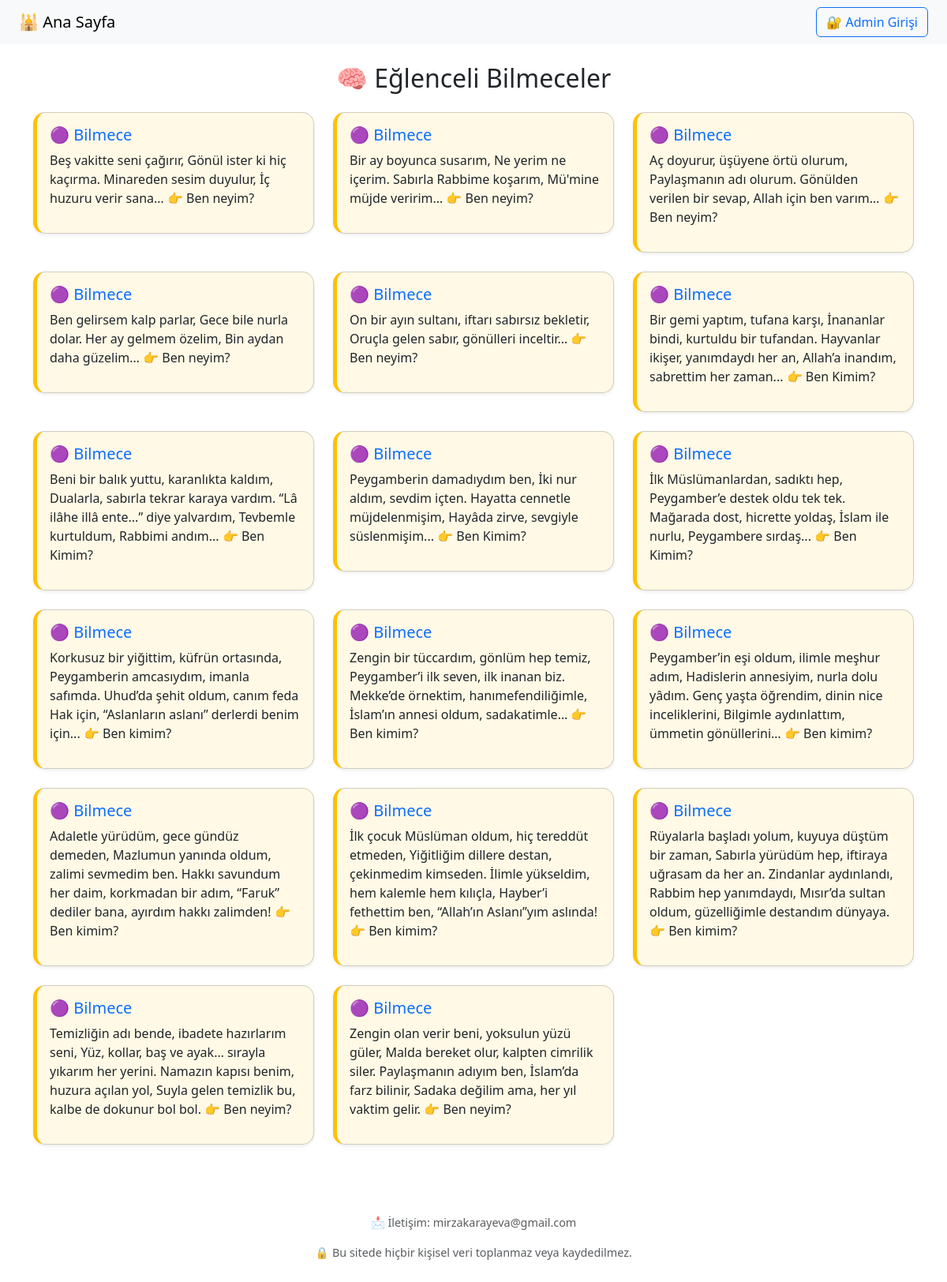
The page /bilmeceler on the database its author committed.
### app/models.py (models this page shows)
class Bilmeceler(db.Model):
    id = db.Column(db.Integer, primary_key=True)
    soru = db.Column(db.String(255), nullable=False)
    cevap = db.Column(db.String(255), nullable=False)
    kategori = db.Column(db.String(100))  # örn: 'Hayvanlar', 'Ramazan', 'Eğlenceli'

### app/routes.py (the view)
@main.route("/bilmeceler")
def bilmeceler():
    kategori = request.args.get("kategori")
    if kategori:
        bilmeceler = Bilmeceler.query.filter_by(kategori=kategori).all()
    else:
        bilmeceler = Bilmeceler.query.all()
    return render_template("bilmeceler.html", bilmeceler=bilmeceler, secili_kategori=kategori)

### app/templates/bilmeceler.html (shortened to what this page needs)
{% extends 'base.html' %}
{% block content %}
<h2 class="mb-4 text-center">🧠 Eğlenceli Bilmeceler</h2>
<div class="row">
    {% for bilmece in bilmeceler %}
    <div class="col-md-6 col-lg-4 mb-4">
        <div class="card bilmeceler-card shadow-sm" onclick="toggleCevap(this)">
            <div class="card-body">
                <h5 class="card-title text-primary">🟣 Bilmece</h5>
                <p class="card-text bilmece-soru">{{ bilmece.soru }}</p>
            </div>
        </div>
    </div>
    {% endfor %}
</div>
{% endblock %}

### app/templates/base.html (shortened to what this page needs)
<!DOCTYPE html>
<html lang="tr">
<head>
    <link href="https://cdn.jsdelivr.net/npm/bootstrap@5.3.0/dist/css/bootstrap.min.css" rel="stylesheet">
</head>
<body>
<nav class="navbar navbar-expand-lg navbar-light bg-light px-4">
    <a class="navbar-brand" href="/">🕌 Ana Sayfa</a>
    <div class="ms-auto">
        <a href="{{ url_for('admin.admin_login') }}" class="btn btn-outline-primary">🔐 Admin Girişi</a>
    </div>
</nav>
<div class="container mt-4">
    {% block content %}{% endblock %}
</div>
<footer class="text-center text-muted mt-5 py-3" style="font-size: 0.9rem;">
    <p>📩 İletişim: mirzakarayeva@gmail.com</a></p>
    <p>🔒 Bu sitede hiçbir kişisel veri toplanmaz veya kaydedilmez.</p>
</footer>
</body>
</html>

### app/templates/bilmeceler.html (style rules this page uses)
.bilmeceler-card { cursor: pointer; border-left: 5px solid #ffc107; background: #fff9e6; transition: all 0.3s ease; border-radius: 15px; }

### rows shown on the page
Bilmeceler: soru "Beş vakitte seni çağırır, Gönül ister ki hiç kaçırma. Minareden sesim duyulur, İç huzuru verir sana… 👉 Ben neyim?"
Bilmeceler: soru "Bir ay boyunca susarım, Ne yerim ne içerim. Sabırla Rabbime koşarım, Mü'mine müjde veririm… 👉 Ben neyim?"
Bilmeceler: soru "Aç doyurur, üşüyene örtü olurum, Paylaşmanın adı olurum. Gönülden verilen bir sevap, Allah için ben varım… 👉 Ben neyim?"
Bilmeceler: soru "Ben gelirsem kalp parlar, Gece bile nurla dolar. Her ay gelmem özelim, Bin aydan daha güzelim… 👉 Ben neyim?"
Bilmeceler: soru "On bir ayın sultanı, iftarı sabırsız bekletir, Oruçla gelen sabır, gönülleri inceltir... 👉 Ben neyim?"
Bilmeceler: soru "Bir gemi yaptım, tufana karşı, İnananlar bindi, kurtuldu bir tufandan. Hayvanlar ikişer, yanımdaydı her an, Allah’a inandım, sabrettim her zaman... 👉 Ben Kimim?"
Bilmeceler: soru "Beni bir balık yuttu, karanlıkta kaldım, Dualarla, sabırla tekrar karaya vardım. “Lâ ilâhe illâ ente...” diye yalvardım, Tevbemle kurtuldum, Rabbimi andım... 👉 Ben Kimim?"
Bilmeceler: soru "Peygamberin damadıydım ben, İki nur aldım, sevdim içten. Hayatta cennetle müjdelenmişim, Hayâda zirve, sevgiyle süslenmişim... 👉 Ben Kimim?"
Bilmeceler: soru "İlk Müslümanlardan, sadıktı hep, Peygamber’e destek oldu tek tek. Mağarada dost, hicrette yoldaş, İslam ile nurlu, Peygambere sırdaş... 👉 Ben Kimim?"
Bilmeceler: soru "Korkusuz bir yiğittim, küfrün ortasında, Peygamberin amcasıydım, imanla safımda. Uhud’da şehit oldum, canım feda Hak için, “Aslanların aslanı” derlerdi benim için... 👉 Ben kimim?"
Bilmeceler: soru "Zengin bir tüccardım, gönlüm hep temiz, Peygamber’i ilk seven, ilk inanan biz. Mekke’de örnektim, hanımefendiliğimle, İslam’ın annesi oldum, sadakatimle… 👉 Ben kimim?"
Bilmeceler: soru "Peygamber’in eşi oldum, ilimle meşhur adım, Hadislerin annesiyim, nurla dolu yâdım. Genç yaşta öğrendim, dinin nice inceliklerini, Bilgimle aydınlattım, ümmetin gönüllerini… 👉 Ben kimim?"
Bilmeceler: soru "Adaletle yürüdüm, gece gündüz demeden, Mazlumun yanında oldum, zalimi sevmedim ben. Hakkı savundum her daim, korkmadan bir adım, “Faruk” dediler bana, ayırdım hakkı zalimden! 👉 Ben kimim?"
Bilmeceler: soru "İlk çocuk Müslüman oldum, hiç tereddüt etmeden, Yiğitliğim dillere destan, çekinmedim kimseden. İlimle yükseldim, hem kalemle hem kılıçla, Hayber’i fethettim ben, “Allah’ın Aslanı”yım aslında! 👉 Ben kimim?"
Bilmeceler: soru "Rüyalarla başladı yolum, kuyuya düştüm bir zaman, Sabırla yürüdüm hep, iftiraya uğrasam da her an. Zindanlar aydınlandı, Rabbim hep yanımdaydı, Mısır’da sultan oldum, güzelliğimle destandım dünyaya. 👉 Ben kimim?"
Bilmeceler: soru "Temizliğin adı bende, ibadete hazırlarım seni, Yüz, kollar, baş ve ayak… sırayla yıkarım her yerini. Namazın kapısı benim, huzura açılan yol, Suyla gelen temizlik bu, kalbe de dokunur bol bol. 👉 Ben neyim?"
Bilmeceler: soru "Zengin olan verir beni, yoksulun yüzü güler, Malda bereket olur, kalpten cimrilik siler. Paylaşmanın adıyım ben, İslam’da farz bilinir, Sadaka değilim ama, her yıl vaktim gelir. 👉 Ben neyim?"
